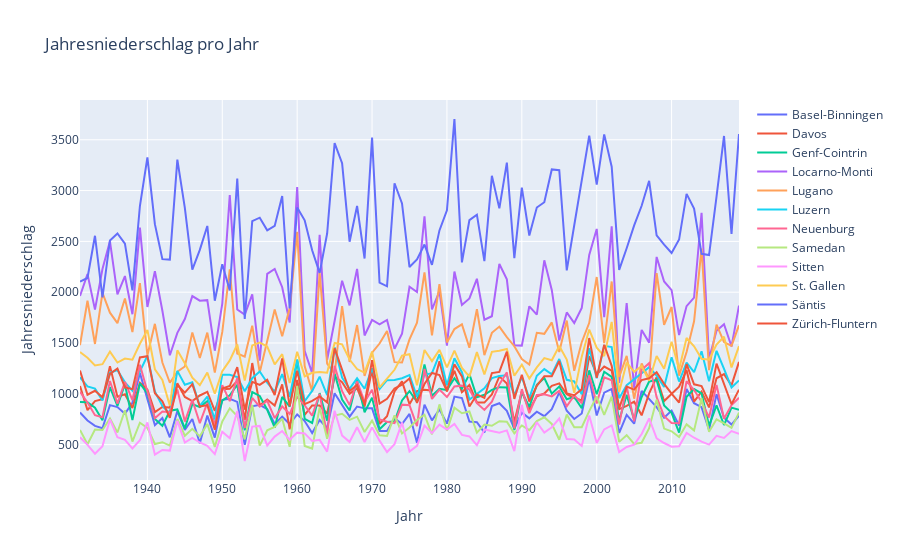

The notebook cell this image was saved under:
### Code cell
df_regen_mean = df_jahresniederschlag.groupby('Year', as_index=False).mean()
plot_linreg(df_regen_mean, 'Jahresniederschlag').show()
